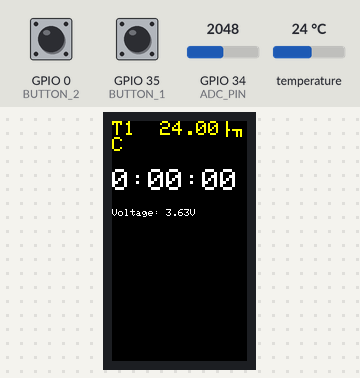
This program was run on a simulated ESP32. On the bench: 135×240 colour display. Inputs (shaded band) come from the test bench; at power-on: GPIO 0 (BUTTON_2) HIGH, temperature 24 °C, GPIO 34 (ADC_PIN) = 2048, GPIO 35 (BUTTON_1) HIGH. What the program prints to the serial monitor is not drawn.

Above: at 2.4 s.
2.5 s: GPIO 0 (BUTTON_2) pulled LOW for 0.15 s
At 3.2 s:
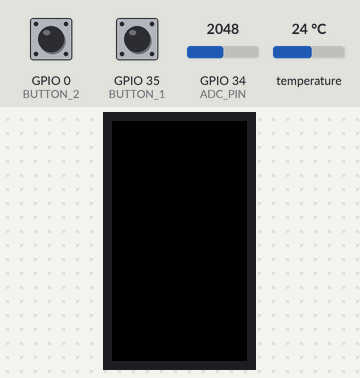
6.7 s: temperature set to 12 °C
At 8.2 s:
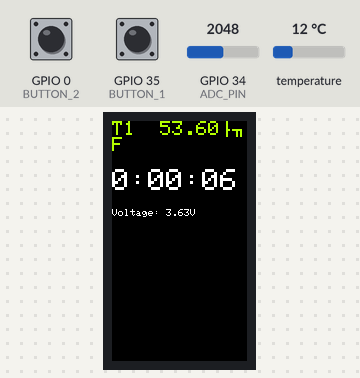
10.8 s: GPIO 0 (BUTTON_2) pulled LOW for 1 s
At 12.0 s:
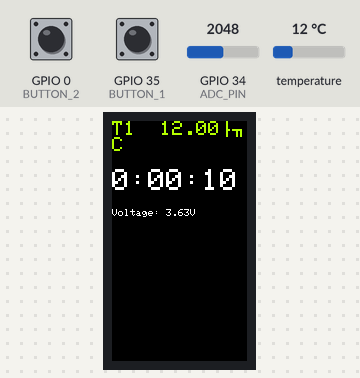
15.9 s: temperature set to 28 °C
At 17.2 s:
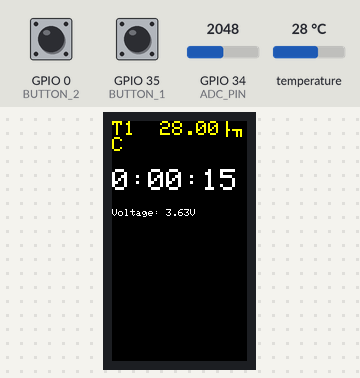
20.0 s: temperature set to 33 °C
At 21.2 s:
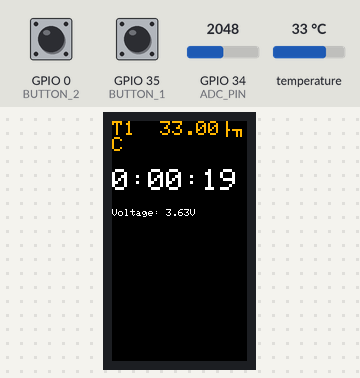
24.1 s: GPIO 0 (BUTTON_2) pulled LOW for 0.15 s
At 24.9 s:
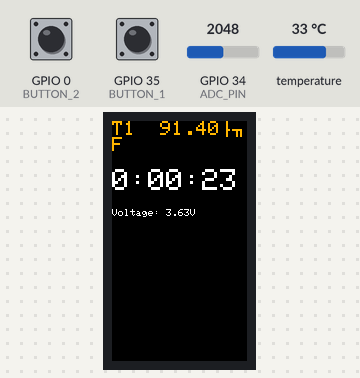
Timing chart, 0 to 27.1 s (numbered marks = the images above; inputs shaded):
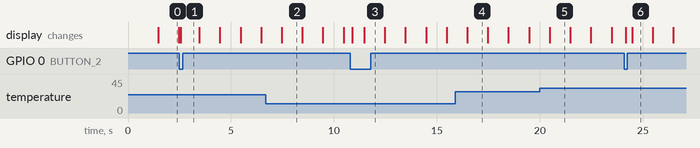

Measured:
- after the input at 2.5 s, the display: changes after 0.05 s (image 1)
- after the input at 6.7 s, the display: changes after 0.77 s (image 2)
- after the input at 10.8 s, the display: first changes after 0.08 s (image 3 shows a later state)
- after the input at 15.9 s, the display: changes after 0.58 s (image 4)
- after the input at 20.0 s, the display: changes after 0.48 s (image 5)
- after the input at 24.1 s, the display: first changes after 0.08 s (image 6 shows a later state)
- what the display in image 0 shows lasts 1.0 s, from 1.5 s to 2.5 s

The program:

main.cpp
```cpp
#include <Arduino.h>
#include <Vector.h>
#include <TFT_eSPI.h>
#include <SPI.h>

#include <Button2.h>
#include "esp_adc_cal.h"

#include <OneWire.h>
#include <DallasTemperature.h>

#ifndef TFT_DISPOFF
#define TFT_DISPOFF 0x28
#endif

#ifndef TFT_SLPIN
#define TFT_SLPIN 0x10
#endif

#define ADC_EN 14
#define ADC_PIN 34
#define BUTTON_1 35
#define BUTTON_2 0

TFT_eSPI tft = TFT_eSPI(); // Invoke custom library
Button2 btn1(BUTTON_1);
Button2 btn2(BUTTON_2);

char buff[512];
int vref = 1100;

// GPIO where the DS18B20 is connected to
const int OneWireBus = 17;

// Setup a oneWire instance to communicate with any OneWire devices
OneWire oneWire(OneWireBus);

// Pass our oneWire reference to Dallas Temperature sensor
DallasTemperature sensors(&oneWire);

// array to hold device addresses
const uint MAX_DALLAS_THERMOS = 20;
uint storageForDeviceAddresses[MAX_DALLAS_THERMOS];
Vector<uint> thermos(storageForDeviceAddresses);

const int SensorResolution = 10;

bool showCelsius = true;

int diffTarget = 2;

/* create a hardware timer */
hw_timer_t *timer = NULL;
long secondsPassed = 0;

//! Long time delay, it is recommended to use shallow sleep, which can effectively reduce the current consumption
void espDelay(int ms)
{
    esp_sleep_enable_timer_wakeup(ms * 1000);
    esp_sleep_pd_config(ESP_PD_DOMAIN_RTC_PERIPH, ESP_PD_OPTION_ON);
    esp_light_sleep_start();
}

void IRAM_ATTR onTimer()
{
    secondsPassed++;
}

void insertBlankLine(int size = 1)
{
    int curSize = tft.textsize;
    tft.setTextSize(size);
    tft.println("");
    tft.setTextSize(curSize);
}

void button_init()
{
    btn1.setPressedHandler([](Button2 &b)
                         {
        if (diffTarget == thermos.size()) {
            diffTarget = 2;
        } else {
            diffTarget++;
        } });

    btn2.setPressedHandler([](Button2 &b)
                         {
        Serial.print("clear screen");
        tft.fillScreen(TFT_BLACK);

        showCelsius = !showCelsius;

        Serial.print("Show temp in ");
        if (showCelsius) {
            Serial.println("Celsius.");
        } else {
            Serial.println("Fahrenheit.");
        }

        });
}

void button_loop()
{
    btn1.loop();
    btn2.loop();
}

// function to print a device address
void printAddress(DeviceAddress deviceAddress)
{
    for (uint8_t i = 0; i < 8; i++)
    {
        if (deviceAddress[i] < 16)
            Serial.print("0");
        Serial.print(deviceAddress[i], HEX);
    }
}

// function to print the temperature for a device
float printTemperature(DeviceAddress deviceAddress)
{
    float tempC = sensors.getTempC(deviceAddress);
    if (tempC == DEVICE_DISCONNECTED_C)
    {
        Serial.println("Error: Could not read temperature data");
        return tempC;
    }
    Serial.print(" Temp C: ");
    Serial.print(tempC);
    Serial.print(" Temp F: ");
    Serial.print(DallasTemperature::toFahrenheit(tempC));
    return tempC;
}

// function to print a device's resolution
void printResolution(DeviceAddress deviceAddress)
{
    Serial.print("Resolution: ");
    Serial.print(sensors.getResolution(deviceAddress));
    Serial.println();
}

// main function to print information about a device
void printData(DeviceAddress deviceAddress)
{
    Serial.print("Device Address: ");
    printAddress(deviceAddress);
    Serial.print(" ");
    printTemperature(deviceAddress);
    Serial.println();
}

uint getDeviceCount()
{
    Serial.println("Get Dallas addresses by index..."); // Use getAddress method to ID sensors
    uint NumDallasActive = 0;
    Serial.println(" Connected temp sensor addresses:");
    // loop to count found sensors
    DeviceAddress tempaddr;
    while (sensors.getAddress(tempaddr, NumDallasActive))
    { // true if sensor found for index
        Serial.print(" IsValidAddress:");
        Serial.println(sensors.validAddress(tempaddr));
        if (!sensors.validAddress(tempaddr))
        {
            continue;
        }
        Serial.print(" IsDallasSensor:");
        Serial.println(sensors.validFamily(tempaddr));
        if (sensors.validFamily(tempaddr))
        {
            thermos.push_back(NumDallasActive);
            NumDallasActive++;
        }
        Serial.print(" Sensor ");
        Serial.print(NumDallasActive);
        Serial.print(" address : ");
        printAddress(tempaddr);
        Serial.println();
    }
    Serial.print(" TTL Dallas Device Count:");
    Serial.println(NumDallasActive, DEC);
    // report parasite power requirements
    Serial.print(" Parasite power is: ");
    if (sensors.isParasitePowerMode())
        Serial.println("ON");
    else
        Serial.println("OFF");

    return NumDallasActive;
}

void showVoltage()
{
    // report voltage level
    uint16_t v = analogRead(ADC_PIN);
    float battery_voltage = ((float)v / 4095.0) * 2.0 * 3.3 * (vref / 1000.0);
    String voltage = "Voltage: " + String(battery_voltage) + "V";
    tft.setTextSize(1);
    tft.print(voltage);
    Serial.println(voltage);
}

bool showTemps()
{
    if (thermos.size() == 0)
    {
        Serial.println("no sensors");
        tft.println("no sensors");
        return true;
    }
    static uint64_t timeStamp = 0;
    if (millis() - timeStamp > 1000)
    {
        timeStamp = millis();
        tft.setCursor(0, 0);
        tft.setTextSize(2);
        tft.setTextDatum(MC_DATUM);

        sensors.requestTemperatures();

        DeviceAddress tempAddress;
        String temp;

        float minTemp = 0;
        float maxTemp = 0;
        float t1Temp = 0;
        float diffTargetTemp = 0;

        uint32_t currentTxtColor = tft.textcolor;

        for (int s = 0; s < thermos.size(); s++)
        {
            uint deviceIndex = thermos[s];
            sensors.getAddress(tempAddress, deviceIndex);
            Serial.print("Device Index ");
            Serial.print(deviceIndex, DEC);
            Serial.print(" Device Address: ");
            printAddress(tempAddress);
            Serial.print(" ");
            float val = printTemperature(tempAddress);
            if (s == 0)
            {
                t1Temp = val;
                minTemp = val;
                maxTemp = val;
            }
            else if (val != DEVICE_DISCONNECTED_C)
            {
                if (val > maxTemp)
                {
                    maxTemp = val;
                }
                if (val < minTemp)
                {
                    minTemp = val;
                }
                if (s == diffTarget - 1)
                {
                    diffTargetTemp = val;
                }
            }
            Serial.println();
            if (val != DEVICE_DISCONNECTED_C)
            {
                sprintf(buff, "T%d%s% 6.2f%s\n", s + 1, (s == diffTarget - 1) ? "*" : " ", (showCelsius ? val : DallasTemperature::toFahrenheit(val)), (showCelsius ? "÷C" : "÷F"));
            }
            else
            {
                sprintf(buff, "T%d%s N.A.\n", s + 1, (s == diffTarget - 1) ? "*" : " ");
            }

            if (val > 40)
                tft.setTextColor(TFT_RED, TFT_BLACK);
            else if (val > 30)
                tft.setTextColor(TFT_ORANGE, TFT_BLACK);
            else if (val > 20)
                tft.setTextColor(TFT_YELLOW, TFT_BLACK);
            else if (val > 10)
                tft.setTextColor(TFT_GREENYELLOW, TFT_BLACK);
            else if (val > 0)
                tft.setTextColor(TFT_SILVER, TFT_BLACK);
            else if (val > -10)
                tft.setTextColor(TFT_SKYBLUE, TFT_BLACK);
            else if (val > -20)
                tft.setTextColor(TFT_DARKCYAN, TFT_BLACK);
            else if (val <= -25)
                tft.setTextColor(TFT_CYAN, TFT_BLACK);

            tft.print(buff);
            // temp += String(s+1)+ " " + ( val != DEVICE_DISCONNECTED_C ? String(val) : "N.A.") + (showCelsius?"÷C":"÷F") + "\n";
        }

        tft.setTextColor(currentTxtColor, TFT_BLACK);

        // render max diff
        if (thermos.size() > 1)
        {
            insertBlankLine(2);

            if (!showCelsius)
            {
                minTemp = DallasTemperature::toFahrenheit(minTemp);
                maxTemp = DallasTemperature::toFahrenheit(maxTemp);
                t1Temp = DallasTemperature::toFahrenheit(t1Temp);
                diffTargetTemp = DallasTemperature::toFahrenheit(diffTargetTemp);
            }
            float diff = maxTemp - minTemp;
            sprintf(buff, "Dmax%05.2f%s\n", diff, (showCelsius ? "÷C" : "÷F"));
            Serial.print(buff);
            tft.print(buff);
            insertBlankLine();
            float diffToTarget = abs(t1Temp - diffTargetTemp);
            sprintf(buff, "DT%u %05.2f%s\n", diffTarget, diffToTarget, (showCelsius ? "÷C" : "÷F"));
            Serial.print(buff);
            tft.print(buff);
        }

        // tft.drawString(temp,  tft.width() / 2, tft.height() / 2 );
        return true;
    }
    return false;
}

void setup()
{
    Serial.begin(115200);
    Serial.println("Start");
    tft.init();
    tft.fillScreen(TFT_BLACK);
    tft.setTextColor(TFT_WHITE, TFT_BLACK);

    tft.setCursor(0, 0);
    tft.setTextDatum(MC_DATUM);
    tft.setTextSize(2);
    tft.setSwapBytes(true);
    tft.setRotation(0);

    // Start up the Dallas Temperature Sensor library
    sensors.begin();
    espDelay(1000);

    // locate devices on the bus
    Serial.println("Locating devices...");
    getDeviceCount();

    Serial.print("Set device resolution to:");
    Serial.println(SensorResolution, DEC);

    DeviceAddress temp;
    for (int s = 0; s < thermos.size(); s++)
    {
        sensors.getAddress(temp, thermos[s]);
        sensors.setResolution(temp, SensorResolution, false);
    }

    if (TFT_BL > 0)
    {                                           // TFT_BL has been set in the TFT_eSPI library in the User Setup file TTGO_T_Display.h
        pinMode(TFT_BL, OUTPUT);                // Set backlight pin to output mode
        digitalWrite(TFT_BL, TFT_BACKLIGHT_ON); // Turn backlight on. TFT_BACKLIGHT_ON has been set in the TFT_eSPI library in the User Setup file TTGO_T_Display.h
    }

    esp_adc_cal_characteristics_t adc_chars;
    esp_adc_cal_value_t val_type = esp_adc_cal_characterize((adc_unit_t)ADC_UNIT_1, (adc_atten_t)ADC1_CHANNEL_6, (adc_bits_width_t)ADC_WIDTH_BIT_12, 1100, &adc_chars);
    // Check type of calibration value used to characterize ADC
    if (val_type == ESP_ADC_CAL_VAL_EFUSE_VREF)
    {
        Serial.printf("eFuse Vref:%u mV", adc_chars.vref);
        vref = adc_chars.vref;
    }
    else if (val_type == ESP_ADC_CAL_VAL_EFUSE_TP)
    {
        Serial.printf("Two Point --> coeff_a:%umV coeff_b:%umV\n", adc_chars.coeff_a, adc_chars.coeff_b);
    }
    else
    {
        Serial.println("Default Vref: 1100mV");
    }

    button_init();

    /* Use 1st timer of 4 */
    /* 1 tick take 1/(80MHZ/80) = 1us so we set divider 80 and count up */
    timer = timerBegin(0, 80, true);

    /* Attach onTimer function to our timer */
    timerAttachInterrupt(timer, &onTimer, true);

    /* Set alarm to call onTimer function every second 1 tick is 1us
    => 1 second is 1000000us */
    /* Repeat the alarm (third parameter) */
    timerAlarmWrite(timer, 1000000, true);

    /* Start an alarm */
    timerAlarmEnable(timer);
}

void showDuration()
{
    uint hours = secondsPassed / 3600;
    uint minutes = (secondsPassed - (hours * 60 * 60)) / 60;
    uint seconds = secondsPassed - (hours * 60 * 60 + minutes * 60);
    tft.setTextSize(3);
    sprintf(buff, "%01u:%02u:%02u", hours, minutes, seconds);
    Serial.println(buff);
    tft.println(buff);
}

void loop()
{
    bool redraw = showTemps();
    insertBlankLine(2);
    if (redraw)
    {
        showDuration();
        insertBlankLine(2);
        showVoltage();
    }
    button_loop();
}
```
